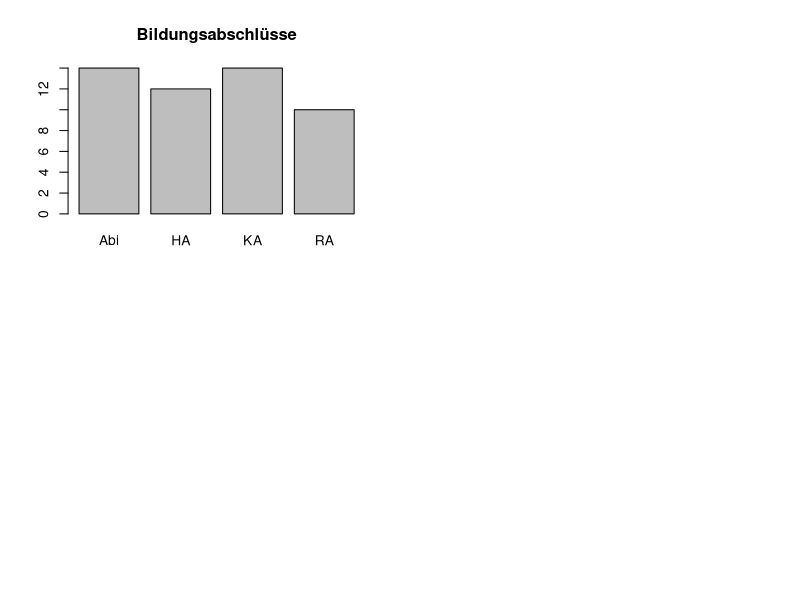

R code for this plot:
# Funktionen-R-Skript 1


# Funktionen a, b, c: Alina, Hannah

# Funktion a) 
# Eine Funktion, die verschiedene geeignete deskriptive Statistiken für metrische 
# Variablen berechnet und ausgibt 

My_Plots <- function(x, main, plot = 0){
  # wenn plot = 0 werden alle Grafiken ausgegeben; mit plot = 1:4 kann man nur einen der vier Plots ansprechen
  # x = Daten
  # main = Überschrift für alle Plots 
  if(plot == 0){ 
    par(mfrow = c(2,2)) # vier Grafiken in einen Plot 
    # Die unterschiedlichen Grafiken 
    hist(x, main = main) 
    barplot(table(x), main = main)
    boxplot(x,horizontal = TRUE, main = main)
    plot(x, main = main) 
    par(mfrow = c(1,1)) #setze die parameter zurueck 
  }
  if(plot == 1){
    hist(x, main = main) 
  }
  if(plot == 2){
    barplot(table(x), main = main) 
  }
  if(plot == 3){
    plot(x, main = main) 
  }
  if(plot == 4){
    plot(x, main = main) 
  }
}


# Funktion b) 
# Eine Funktion, die verschiedene geeignete desktiptive Statistiken für 
# kategoriale Variablen berechnet und ausgibt 

S <- c("KA", "RA", "Abi", "HA") # Ein Datenbeispiel zum ausprobieren 
W <- sample(S, size = 50, replace = TRUE)

My_Plots_2 <- function(x, main){
  par(mfrow = c(2,2))
  # Ein Stabdiagramm
  barplot(table(x), main = main)
  # erstellt eine Vierfeldertafel 
  matrix(c(sum(x !="KA"),length(x)- sum(x !="KA"),
           sum(x == "RA" | x == "Abi")
           ,length(x)-sum(x == "RA" | x == "Abi")),
         nrow = 2, ncol = 2, byrow = TRUE, 
         dimnames = list(c("Schulabschluss", "mittlerer_Schulabschluss"), 
                         c("ja", "nein")))
}
My_Plots_2(W, main = "Bildungsabschlüsse")

# Macht nur zwei Visualisierungen



## c) 
#Eine Funktion, die geeignete deskriptive bivariate Statistiken fuer den Zusammenhang zwischen 
#zwei kategorialen Variablen berechnet ausgibt. 














# Funktionen  d, e, f: Maike, Julia



## d)

# Grundgeruest der Funktion fuer Zusammenhang zwischen einer metrischen und einer dichotomen Variable

# Es werden 2 Summaries der metrischen Variable ausgegeben, getrennt nach den beiden Auspraegungen der dichotomen Variable
# Eingabe: fuer "dich" muss eine dichotome, fuer "met" eine metrische Variable eingegeben werden
# "dich" und "met" sollten zwei Variablen sein, deren n-te Eintraege jeweils von derselben Person stammen

dichmetsummary <- function(dich, met){
  
  if(length(table(dich)) != 2){stop("dich muss eine dichotome Variable sein")} 
     #ueberprueft, ob "dich" genau zwei Auspraegungen hat
  
  if(!is.numeric(met)){stop("met muss eine metrische Variable sein")} 
     # ueberprueft, ob "met" eine metrische variable ist
  
  if(length(met) != length(dich)){stop("dich und met muessen gleiche Laenge haben")} 
     # uberprueft, ob "dich" und "met" die gleiche Laenge haben.


dichfact <- factor(dich, levels = c(names(table(dich))), labels = c(0, 1))
# Umwandlung der dichotomen variable in einen Factor
  
# die Summaries werden als 2-elementige Liste zurueckgegeben:
rgabe <- list(
  # Summary der metrischen Variable nach der ersten im table ausgefuehrten Auspraegung der dichotomen Variable
  summary(met[dichfact == 0]), 
  
  # Summary der metrischen Variable nach der zweiten im table ausgefuehrten Auspraegung der dichotomen Variable
  summary(met[dichfact == 1])
)


names(rgabe) <- c(names(table(dich))[1], names(table(dich))[2])
# zu jedem Listenelement wird hinzugefuegt, auf welcher Auspraegung der dichotomen Variable die Summary basiert

return(rgabe) # Ausgabe der beiden Summaries
  }







## e)
# Die Funktion kategorisiert eine numerische Variable quantilbasiert in "niedrig", "mittel" und "hoch"

# ordinalskalierte Variablen koennen mit der Hilfsfunktion "ordtonum"
# in Variablen mit numerischen Werten entsprechend ihrer Ordnung
# umgewandelt werden

quantkat <- function(x){
  newob <- NULL # leeres Objekt wird erstellt
uquant <- quantile(as.numeric(names(table(x))), 0.25) # das untere Quartil der sortierten numerischen Werte wird bestimmt
oquant <- quantile(as.numeric(names(table(x))), 0.75) # ebenso das obere Quartil

newob[x <= uquant] <- "niedrig" 
# das untere Quartil dient als obere Grenze der Kategorie "niedrig".
# alles, was unterhalb dieses Quartils liegt, wird der Kategorie "niedrig" zugeordnet.

newob[x > uquant & x < oquant] <- "mittel" 
# die Werte zwischen den beiden Quartilen werden der Kategorie "mittel" zugeordnet

newob[x >= oquant] <- "hoch" 
# das obere Quartil ist die untere Grenze fuer die Kategorie "hoch", alles was darueber liegt, wird "hoch" zugeordnet

newob 
# das in "niedrig", "mittel" und "hoch" kategorisierte Objekt wird ausgegeben.
}




# Beispiel
b <- c(2, 5, 2, 6, 3, 6)

quantkat(b)
# [1] "niedrig" "mittel"  "niedrig" "hoch"    "mittel"  "hoch"





# man koennte auch 0.33 und 0.66 Quantile nehmen, oder eben die Quartile. 
# bei den Quartilen waere die mittlere Kategorie doppelt so gross wie jeweils die Extremen











  
  
##f)

# es werden Visualisierungen fuer drei oder vier Variablen erstellt. Dabei werden zwei Variablen fuer die Achsen verwendet und die dritte durch unterschiedliche
# Farben gezeigt. Die Positionen der drei/ vier Variablen sind dabei fest gewaehlt. Man kann bei drei Variablen nur unterscheiden welche drei von Mathe_Int, Prog_Int, 
# Studienfach und Mathe_LK man gleichzeitig angezeigt werden sollen. Genutzt wird dabei das Paket "ggplot2". 




# muss vorher geladen
install.packages("dplyr")
library(dplyr)
install.packages("ggplot2")
library(ggplot2)


Visual_data <- function(data = data, n = 3, Int_Mathe = TRUE, Int_Prog = TRUE, data_Studiengang = TRUE, MatheLK = FALSE){   # n steht dafuer, wie viele Variablen genutzt werden, moeglich sind 3 oder 4
  if(n == 3 & Int_Mathe == TRUE & Int_Prog == TRUE & data_Studiengang == TRUE & MatheLK == FALSE){
    print(ggplot(data,                                                                          # ggplot wird vom Datensatz erstellt
           aes(y = factor(Mathe_Int,                                                      # Interesse für Mathe auf y-Achse
                          labels = c("sehr geringes Interesse = 1",                       # Beschriftung für die Punkte
                                     "2", "3", "4", "5", "6",
                                     "sehr hohes Interesse = 7")), 
               x = Prog_Int,                                                              # auf die x-Achse kommt Interesse für Programmieren
               color = Studienfach)) +                                                    # es wird farblich nach Studienfach unterschieden
      geom_jitter(alpha = 1,                                                              # Farbstaerke und Groesse der Punkte im Gitter
                  size = 1.5) + 
      labs(title = "Interesse nach Studienfach",                                          # Die jeweiligen Achsen werden beschriftet
           x = "Interesse an Programmiern", 
           y = "Interesse an Mathe", las = 1) )
  }
  if(n == 3 & Int_Mathe == TRUE & Int_Prog == TRUE & data_Studiengang == FALSE & MatheLK == TRUE){
    print( ggplot(data,                                                                          # ggplot wird vom Datensatz erstellt
           aes(y = factor(Mathe_Int,                                                      # Interesse für Mathe auf y-Achse
                          labels = c("sehr geringes Interesse = 1",                       # Beschriftung für die Punkte
                                     "2", "3", "4", "5", "6",
                                     "sehr hohes Interesse = 7")), 
               x = Prog_Int,                                                              # auf die x-Achse kommt Interesse für Programmieren
               color = Mathe_LK)) +                                                    # es wird farblich nach Mathe LK unterschieden
      geom_jitter(alpha = 1,                                                              # Farbstaerke und Groesse der Punkte im Gitter
                  size = 1.5) + 
      labs(title = "Interesse nach Mathe LK",                                          # Die jeweiligen Achsen werden beschriftet
           x = "Interesse an Programmiern", 
           y = "Interesse an Mathe", las = 1) )
  }
  if(n == 3 & Int_Mathe == TRUE & Int_Prog == FALSE & data_Studiengang == TRUE & MatheLK == TRUE){
    print( ggplot(data,                                                                          # ggplot wird vom Datensatz erstellt
           aes(y = factor(Mathe_Int,                                                      # Interesse für Mathe auf y-Achse
                          labels = c("sehr geringes Interesse = 1",                       # Beschriftung für die Punkte
                                     "2", "3", "4", "5", "6",
                                     "sehr hohes Interesse = 7")), 
               x = Studienfach,                                                              # auf die x-Achse kommt das Studienfach
               color = Mathe_LK)) +                                                    # es wird farblich nach Mathe LK unterschieden
      geom_jitter(alpha = 1,                                                              # Farbstaerke und Groesse der Punkte im Gitter
                  size = 1.5) + 
      labs(title = "Mathe LK nach Studenfach und Int. Mathe",                                          # Die jeweiligen Achsen werden beschriftet
           x = "Studienfach", 
           y = "Interesse an Mathe", las = 1))
  }
  if(n == 3 & Int_Mathe == FALSE & Int_Prog == TRUE & data_Studiengang == TRUE & MatheLK == TRUE){
    print(ggplot(data,                                                                          # ggplot wird vom Datensatz erstellt
           aes(y = factor(Prog_Int,                                                      # Interesse für Programmieren auf y-Achse
                          labels = c("sehr geringes Interesse = 1",                       # Beschriftung für die Punkte
                                     "2", "3", "4", "5", "6",
                                     "sehr hohes Interesse = 7")), 
               x = Studienfach,                                                              # auf die x-Achse kommt das Studienfach
               color = Mathe_LK)) +                                                    # es wird farblich nach Mathe LK unterschieden
      geom_jitter(alpha = 1,                                                              # Farbstaerke und Groesse der Punkte im Gitter
                  size = 1.5) + 
      labs(title = "Mathe LK bei Studienfach und Int. Programmieren",                                          # Die jeweiligen Achsen werden beschriftet
           x = "Studienfach", 
           y = "Interesse an Programmieren", las = 1) )
  }
  if(n==4 & Int_Mathe == TRUE & Int_Prog == TRUE & data_Studiengang == TRUE & MatheLK == TRUE){
    print(data %>%
      ggplot(aes(y = Mathe_Int, x = Prog_Int, color = Mathe_LK)) +    # ggplot wird erstellt, bei dem die Interessen auf die Achsen kommen und farblich
      # zwischen Mathe_LK ja oder nein entschieden wird
      geom_point() +                                                 # es werden Punkte erstellt
      facet_wrap(vars(Studienfach)) +                                # es wird nach der vierten Variable/ Studienfach unterschieden
      labs(title ="Abhaengigkeit aller vier Variablen",              # Beschriftung wird hinzugef
           subtitle = "Aufgeteilt nach Studienfach",
           x = "Interesse an Programmieren",
           y = "Interesse an Mathe"))
  }
  
  
# Hier werden die Warnings geschrieben, falls die Variablen unzulaessig sind  
  
  # bei den Fall das n=4 ist, wird eine Warnung gegeben, falls nicht alle vier Folgevariablen TRUE gesetzt wurden
  if(n == 4 & !(Int_Mathe == TRUE & Int_Prog == TRUE & data_Studiengang == TRUE & MatheLK == TRUE )){    
    warning("Bei n=4 muessen alle vier Variablen auf TRUE gesetzt werden")
  }
  # bei den Fall das n=3 ist:
  # falls vier statt drei Variablen TRUE gesetzt wurden
  if(n == 3 & Int_Mathe == TRUE & Int_Prog == TRUE & data_Studiengang == TRUE & MatheLK == TRUE){
    warning("Bei n=3 duerfen nur drei Variablen TRUE sein")
  }
  # falls zu wenig Variablen TRUE gesetzt wurden
  if(n== 3 & (Int_Mathe == FALSE & Int_Prog == FALSE & data_Studiengang == TRUE & MatheLK == TRUE | Int_Mathe == FALSE & Int_Prog == TRUE & data_Studiengang == FALSE & MatheLK == TRUE |
              Int_Mathe == FALSE & Int_Prog == TRUE & data_Studiengang == TRUE & MatheLK == FALSE | Int_Mathe == TRUE & Int_Prog == FALSE & data_Studiengang == FALSE & MatheLK == TRUE | 
              Int_Mathe == TRUE & Int_Prog == FALSE & data_Studiengang == TRUE & MatheLK == FALSE | Int_Mathe == TRUE & Int_Prog == TRUE & data_Studiengang == FALSE & MatheLK == FALSE |
              Int_Mathe == FALSE & Int_Prog == FALSE & data_Studiengang == FALSE & MatheLK == FALSE | Int_Mathe == FALSE & Int_Prog == FALSE & data_Studiengang == FALSE & MatheLK == TRUE |
              Int_Mathe == FALSE & Int_Prog == FALSE & data_Studiengang == TRUE & MatheLK == FALSE | Int_Mathe == FALSE & Int_Prog == TRUE & data_Studiengang == FALSE & MatheLK == FALSE |
              Int_Mathe == TRUE & Int_Prog == FALSE & data_Studiengang == FALSE & MatheLK == FALSE )){
    warning("Bei n=3 muessen genau drei Variablen TRUE sein")
  }
  
  # falls das n selbst unzulaessig ist
  if(n != 3 & n!= 4){
    warning("Das n ist unzulaessig. Es wird nur n=3 oder n=4 angenommen")
  }
 }
